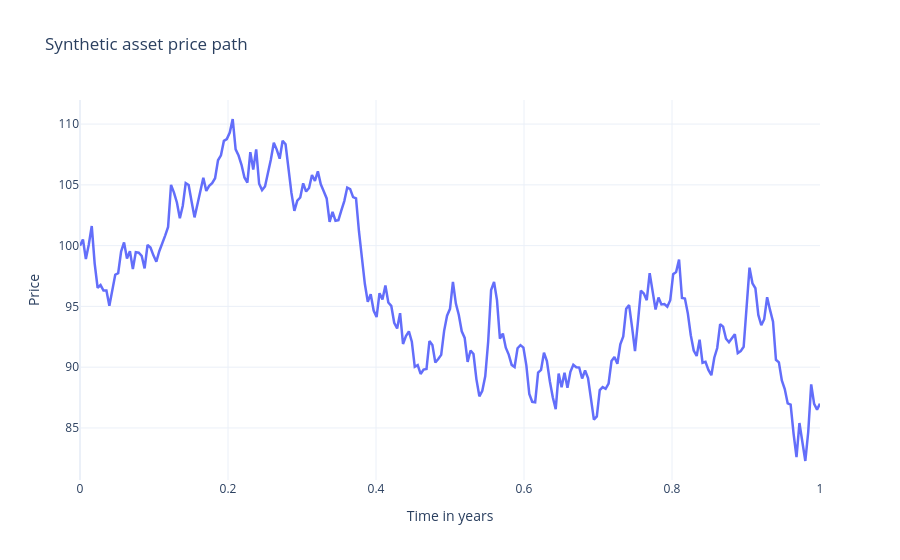

Notebook code for this chart:
### Markdown cell above
## 2. Returns

For an asset price series $S_i$, the simple return from time $i$ to $i+1$ is:

$$
R_i = \frac{S_{i+1} - S_i}{S_i}.
$$

Returns are more useful than absolute price changes because they scale naturally across assets with different price levels.

### Code cell
price_path = simulate_price_path(
    initial_price=100.0,
    drift=0.08,
    volatility=0.25,
    years=1.0,
    steps_per_year=TRADING_DAYS,
    rng=RNG,
)

plot_price_path(price_path)

### Figure 1 — Plotly figure (JSON) as saved in the notebook; plotly's stock layout.template omitted (floating-point values rounded to 4 significant figures; data arrays with more than 128 entries replaced by an {"elided": "..."} marker saying what was removed)
{"data": [{"line": {"width": 2.5}, "mode": "lines", "name": "Synthetic asset price", "type": "scatter", "x": {"elided": "253 float values"}, "y": {"elided": "253 float values"}}], "layout": {"title": {"text": "Synthetic asset price path"}, "xaxis": {"title": {"text": "Time in years"}}, "yaxis": {"title": {"text": "Price"}}}}
